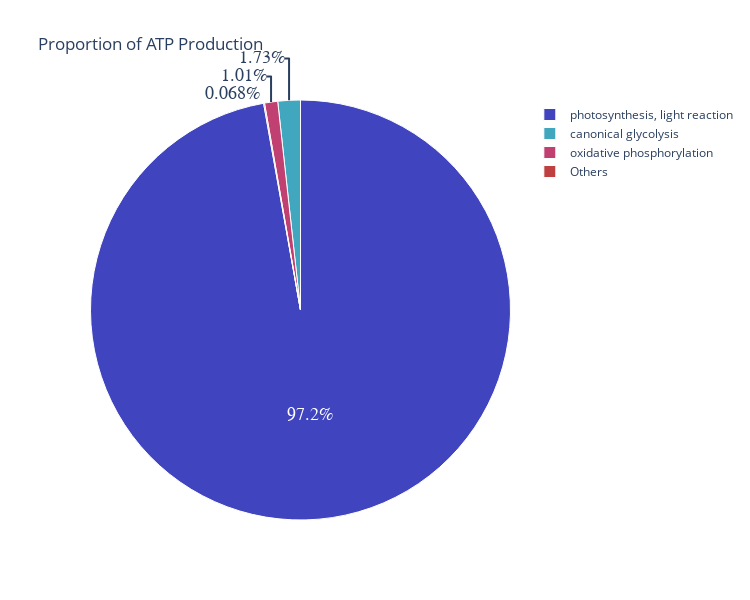
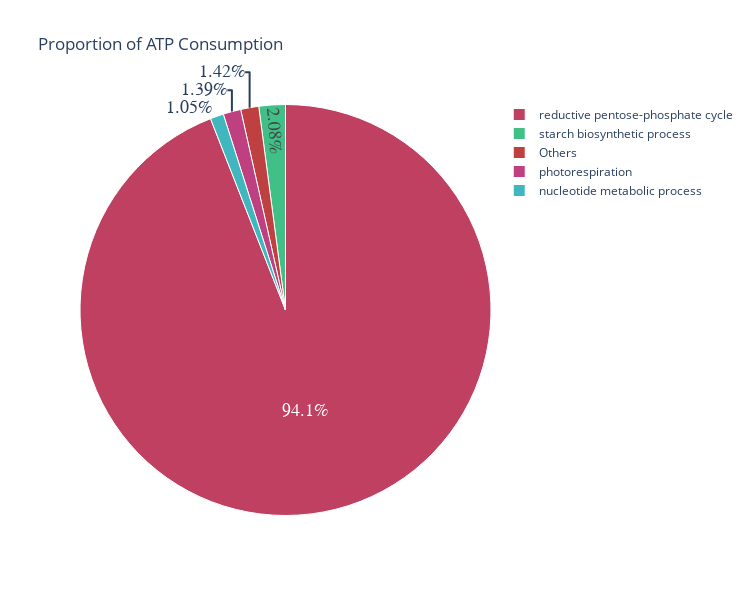

Source (notebook cell) for these figures, in order:
### Code cell
#Proportion of subsystems in ATP production and consumption
L_m = ['ATP_c', 'ATP_h', 'ATP_m']
ATP_Pro = proportion_E_production(L_m, 'ATP', save_fig)
ATP_Con = proportion_E_consumption(L_m, 'ATP', save_fig)

### Figure 1 — Plotly figure (JSON) as saved in the notebook; plotly's stock layout.template omitted (floating-point values rounded to 4 significant figures)
{"data": [{"labels": ["canonical glycolysis", "photosynthesis, light reaction", "oxidative phosphorylation", "Others"], "marker": {"colors": ["hsl(191.48936170212767,50%,50%)", "hsl(237.4468085106383,50%,50%)", "hsl(337.0212765957447,50%,50%)", "hsl(360.0,50%,50%)"], "line": {"color": "#FFF", "width": 1}}, "textfont": {"family": "Arial", "size": 18}, "type": "pie", "values": [1.296, 72.64, 0.7553, 0.05081]}], "layout": {"height": 600, "title": {"text": "Proportion of ATP Production"}, "width": 750}}

### Figure 2 — Plotly figure (JSON) as saved in the notebook; plotly's stock layout.template omitted (floating-point values rounded to 4 significant figures)
{"data": [{"labels": ["nucleotide metabolic process", "photorespiration", "reductive pentose-phosphate cycle", "starch biosynthetic process", "Others"], "marker": {"colors": ["hsl(183.82978723404256,50%,50%)", "hsl(329.3617021276596,50%,50%)", "hsl(344.6808510638298,50%,50%)", "hsl(153.19148936170214,50%,50%)", "hsl(360.0,50%,50%)"], "line": {"color": "#FFF", "width": 1}}, "textfont": {"family": "Arial", "size": 18}, "type": "pie", "values": [0.7735, 1.024, 69.3, 1.534, 1.048]}], "layout": {"height": 600, "title": {"text": "Proportion of ATP Consumption"}, "width": 750}}
